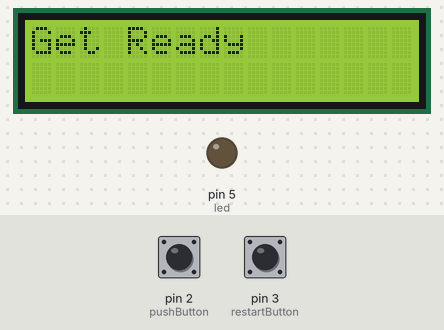
Recording of a sketch running on a simulated Arduino Uno, built with avr-gcc and run on an emulated ATmega328P. Parts: 16×2 character LCD, output pins drawn as LEDs (lit = HIGH). The test bench sets the inputs (shaded band); at power-on: pin 3 (restartButton) HIGH, pin 2 (pushButton) HIGH. Random numbers use the default seed unless the sketch sets one.

Above: at 1.2 s.
1.3 s: pin 3 (restartButton) pulled LOW for 3.2 s
At 4.6 s:
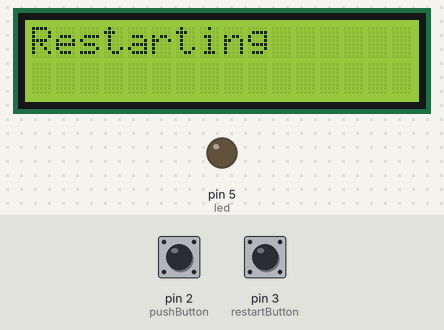
At 7.0 s:
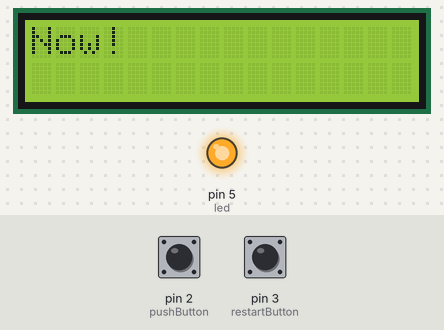
7.5 s: pin 2 (pushButton) pulled LOW for 0.15 s
At 8.6 s:
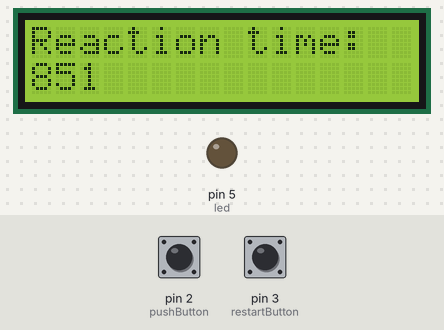
Timing chart, 0 to 16.6 s (numbered marks = the images above; inputs shaded):
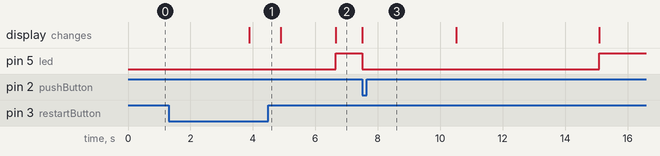

Measured:
- after the input at 7.5 s, pin 5 (led): HIGH → LOW at once, → HIGH 7.6 s later; the display: changes at once (image 3)

The sketch:

ReactionTimer.ino
```cpp
// MEGN 200 Team

/*
  LCD stopwatch example code
  The circuit:
 * LCD RS pin to digital pin 7
 * LCD Enable pin to digital pin 8
 * LCD D4 pin to digital pin 9
 * LCD D5 pin to digital pin 10
 * LCD D6 pin to digital pin 11
 * LCD D7 pin to digital pin 12
 * LCD R/W pin to ground
 * LCD VSS pin to ground
 * LCD VCC pin to 5V
 * 10K resistor:
 * ends to +5V and ground
 * wiper to LCD VO pin (pin 3)
 http://www.arduino.cc/en/Tutorial/LiquidCrystal
 */

#include <LiquidCrystal.h> // include the library code
LiquidCrystal lcd(7, 8, 9, 10, 11, 12); // initialize the library with the numbers of the interface pins

int pushButton = 2; // pushbutton pin
int restartButton = 3;
int led = 5;
int times[5];
int tryNum = 0;

unsigned long startTime = 0;  // initial startTime timing variable starting at 0
unsigned long duration = 0;  // initial duration (elapsed time) timing variable starting at 0
// TODO: Include any global variables that you need for your button!
bool started = 0;

void setup() {
  Serial.begin(9600);
  lcd.begin(16, 2); // set up the LCD's number of columns and rows:
  lcd.print("Hello Stopwatch!");    // print out this initial text to the LCD screen
  pinMode(pushButton, INPUT_PULLUP);   // setup the pushbutton with the INPUT PULLUP resistor
  pinMode(restartButton, INPUT_PULLUP);
  pinMode(led, OUTPUT);   // setup the pushbutton with the INPUT PULLUP resistor
}

void loop() {
  if (digitalRead(restartButton) == LOW) {
    clearlcd();
    lcd.print("Restarting");
    digitalWrite(led, LOW);
    started = 0;
    tryNum = 0; // Start the trials over
    delay(1000);
  }

  if (digitalRead(pushButton) == LOW && started == 1) {  // if the button is pressed
    /*
    **TODO**
    1. Calculate how long it has been since startTime.
    2. Turn off your LED.
    3. Print the reaction time to your LCD.
    4. Add a 3 second delay (or so) so that the user can read their results.
    5. Reset your state variable so that the timer will start again.
    // no changes should be needed below
    */
    duration = millis() - startTime;
    digitalWrite(led, LOW);
    clearlcd();
    lcd.setCursor(0,0);
    lcd.print("Reaction time:");
    lcd.setCursor(0,1);
    lcd.print(duration);

    // Record reaction time
    times[tryNum] = duration;

    // If we just did our 5th test
    if (tryNum == 4) {
      int summation = 0;
      // Here's the for loop you wanted
      for (byte i = 0; i < 5; i = i + 1) {
        Serial.println("Trial " + (String)i + ": " + (String)times[i]);
        summation += times[i];
      }

      // Print out average
      lcd.setCursor(0,0);
      lcd.print("Average time:");
      lcd.setCursor(0,1);
      lcd.print(summation / 5);

      // Wait 10 seconds
      delay(10000);

      // Start over
      tryNum = 0;
    }
    else {
      // Set for next try
      tryNum++;
      delay(3000);
    }

    started = 0;
  }
  else if (!started) {  // if the button is not pressed and not started
    started = true;  // Sets the state variable to true, to skip this section of code next time.

    int delayTime = random(500, 5000); // This chooses a random time between 0.5 and 5 seconds.

    clearlcd(); // A function included for your convenience (see below)
    lcd.print("Get Ready");
    delay(delayTime);

    clearlcd();
    lcd.print("Now!");
    digitalWrite(led, HIGH);
    startTime = millis();

  }
}

void clearlcd() {
  /*
   * This function clears the LCD display. Helpful before new text is written on it.
   */
  lcd.setCursor(0, 0);
  lcd.print("                ");
  lcd.setCursor(0, 1);
  lcd.print("                ");
  lcd.setCursor(0, 0);
}
```
